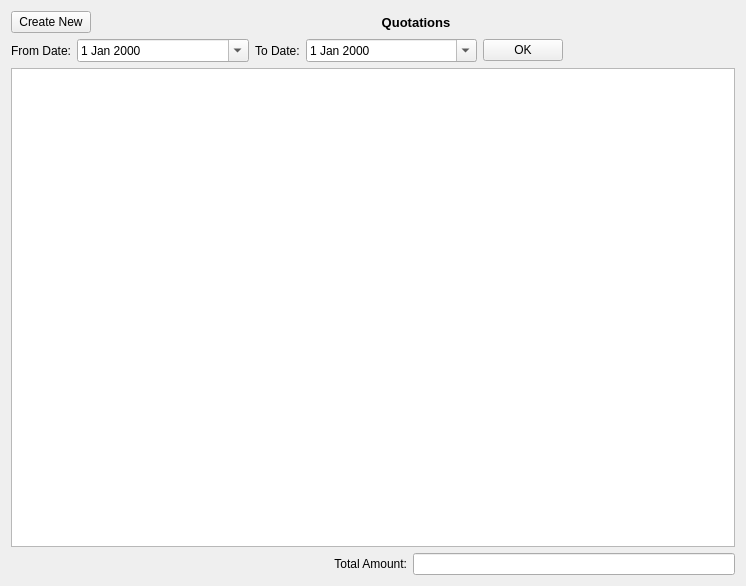
<?xml version="1.0" encoding="UTF-8"?>
<ui version="4.0">
 <class>QuotaitonsList</class>
 <widget class="QWidget" name="QuotaitonsList">
  <property name="geometry">
   <rect>
    <x>0</x>
    <y>0</y>
    <width>746</width>
    <height>586</height>
   </rect>
  </property>
  <property name="windowTitle">
   <string>Form</string>
  </property>
  <layout class="QVBoxLayout" name="verticalLayout">
   <item>
    <layout class="QHBoxLayout" name="horizontalLayout_2">
     <item>
      <widget class="QPushButton" name="createNewPushButton">
       <property name="sizePolicy">
        <sizepolicy hsizetype="Fixed" vsizetype="Fixed">
         <horstretch>0</horstretch>
         <verstretch>0</verstretch>
        </sizepolicy>
       </property>
       <property name="text">
        <string>Create New</string>
       </property>
      </widget>
     </item>
     <item>
      <widget class="QLabel" name="titleLabel">
       <property name="font">
        <font>
         <pointsize>10</pointsize>
         <weight>75</weight>
         <bold>true</bold>
        </font>
       </property>
       <property name="text">
        <string>Quotations</string>
       </property>
       <property name="alignment">
        <set>Qt::AlignCenter</set>
       </property>
      </widget>
     </item>
    </layout>
   </item>
   <item>
    <layout class="QHBoxLayout" name="horizontalLayout" stretch="0,1,0,1,0,1">
     <item>
      <widget class="QLabel" name="fromDateLabel">
       <property name="text">
        <string>From Date:</string>
       </property>
       <property name="alignment">
        <set>Qt::AlignRight|Qt::AlignTrailing|Qt::AlignVCenter</set>
       </property>
      </widget>
     </item>
     <item>
      <widget class="QDateEdit" name="fromDateEdit">
       <property name="calendarPopup">
        <bool>true</bool>
       </property>
      </widget>
     </item>
     <item>
      <widget class="QLabel" name="toDateLlabel">
       <property name="text">
        <string>To Date:</string>
       </property>
      </widget>
     </item>
     <item>
      <widget class="QDateEdit" name="toDateEdit">
       <property name="calendarPopup">
        <bool>true</bool>
       </property>
      </widget>
     </item>
     <item>
      <widget class="QPushButton" name="okPushButton">
       <property name="sizePolicy">
        <sizepolicy hsizetype="Fixed" vsizetype="Fixed">
         <horstretch>0</horstretch>
         <verstretch>0</verstretch>
        </sizepolicy>
       </property>
       <property name="text">
        <string>OK</string>
       </property>
      </widget>
     </item>
     <item>
      <spacer name="horizontalSpacer">
       <property name="orientation">
        <enum>Qt::Horizontal</enum>
       </property>
       <property name="sizeHint" stdset="0">
        <size>
         <width>40</width>
         <height>20</height>
        </size>
       </property>
      </spacer>
     </item>
    </layout>
   </item>
   <item>
    <widget class="QTableView" name="tableView">
     <property name="selectionBehavior">
      <enum>QAbstractItemView::SelectRows</enum>
     </property>
    </widget>
   </item>
   <item>
    <layout class="QHBoxLayout" name="horizontalLayout_3" stretch="0,0,0">
     <item>
      <spacer name="horizontalSpacer_2">
       <property name="orientation">
        <enum>Qt::Horizontal</enum>
       </property>
       <property name="sizeHint" stdset="0">
        <size>
         <width>40</width>
         <height>20</height>
        </size>
       </property>
      </spacer>
     </item>
     <item>
      <widget class="QLabel" name="totalAmountLabel">
       <property name="text">
        <string>Total Amount:</string>
       </property>
       <property name="alignment">
        <set>Qt::AlignRight|Qt::AlignTrailing|Qt::AlignVCenter</set>
       </property>
      </widget>
     </item>
     <item>
      <widget class="QLineEdit" name="totalAmountLineEdit"/>
     </item>
    </layout>
   </item>
  </layout>
 </widget>
 <resources/>
 <connections/>
</ui>
